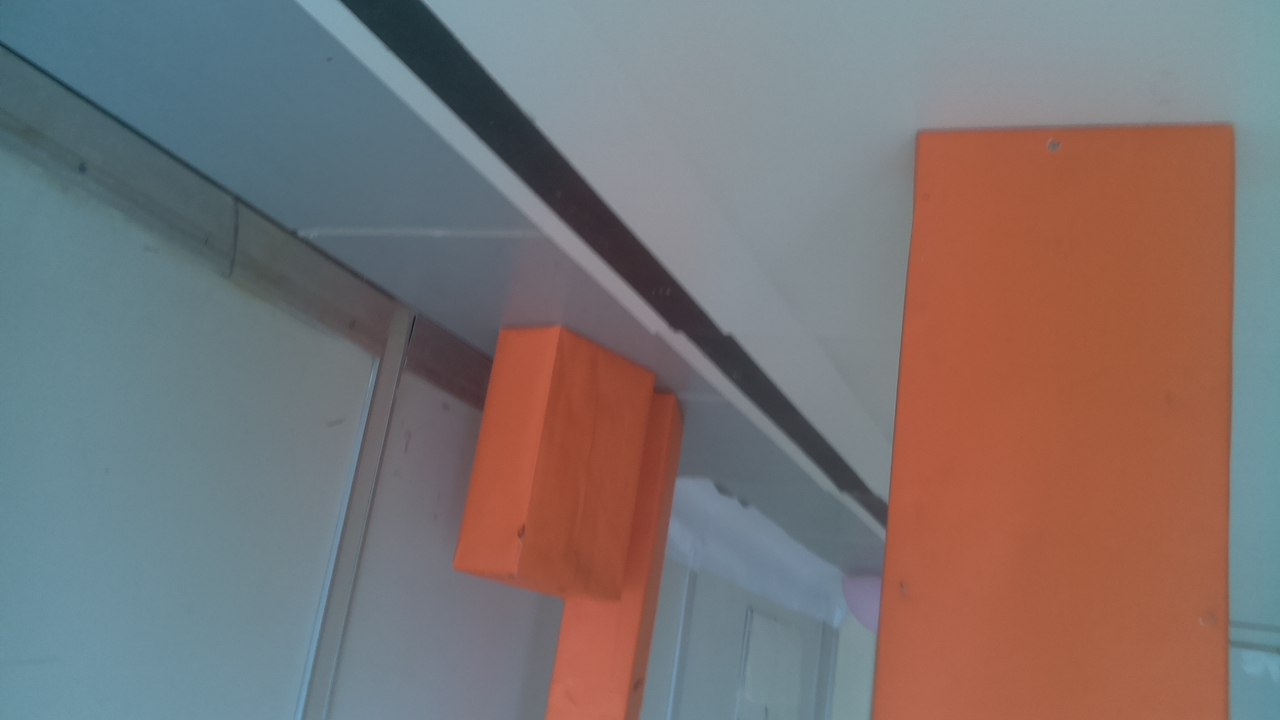
#> input picture 2021/tests/fotos_main/imagem_main4.jpg, 1280 x 720 px, found by its file name
$ python teste_alinhamento.py
#> lines starting #> are read from the running program, lines starting #| are printed output that depends on the picture; after the words box and inside, x2 and y2 are one past the last pixel; in counts of white or black regions, pixels touching at a corner belong together
### 2021/visao.py
import cv2
import numpy as np
import math
from constantes import *
#import classes


""" Classe relacionada a imagem obtida pela camera. Ao ser chamada, inverte a imagem e salva constantes relacionadas a imagem, como altura, largura e centro.
 Possui o metodo mask, que retorna a mascara da imagem, passando o arquivo onde esta salvo os ranges da cor."""
class Classe_imagem():
    def __init__(self, path):
        #print("Entrando no _init_ do Classe_imagem()")
#> called with path = './tests/fotos_main/imagem_main4.jpg'
        img = cv2.imread(path)
#> img is the input picture: shape (720, 1280, 3); mean B, G, R 114.1, 115.1, 124
        #img = np.array(img)

        img = cv2.rotate(img, cv2.ROTATE_180)
        #cv2.imwrite("/home/pi/Pictures/imagem_girada.jpg", img)

        img.astype(np.uint8)

        (self.altura, self.largura) = img.shape[:2]
        self.centro = ( (self.largura)/2, (self.altura)/2 )

        # [7 lines of commented-out code are left out]
        self.img = img
        #self.topo_da_pista = int(0.0*self.altura) #coordenada y do topo da pista
        self.topo_da_pista = 0
        self.meio_da_pista = 0 # coordenada x do meio da pista
        self.largura_pista = 0 # largura do final da pista na imagem
        self.mult_largura_pista = 0.7 #ate quanto da metade da largura da pista ainda eh atravessavel pelo robo
        #print("Saindo do _init_ do Classe_imagem()")

    def mask(self, ranges_file_path):
#> called with ranges_file_path = 'ranges_preto.txt'
        hsv = cv2.cvtColor(self.img, cv2.COLOR_BGR2HSV) # converte a cor para hsv
        with open(ranges_file_path, "r") as f:
#> (reads 2021/ranges_preto.txt from the repository)
            lines = f.readlines()
            range = lines[0].split(",")
            lower = np.array([int(range[0]),int(range[1]),int(range[2])])  #range de cores em hsv para reconhecer as bordas
            upper = np.array([int(range[3]),int(range[4]),int(range[5])])
        mask = cv2.inRange(hsv, lower, upper)
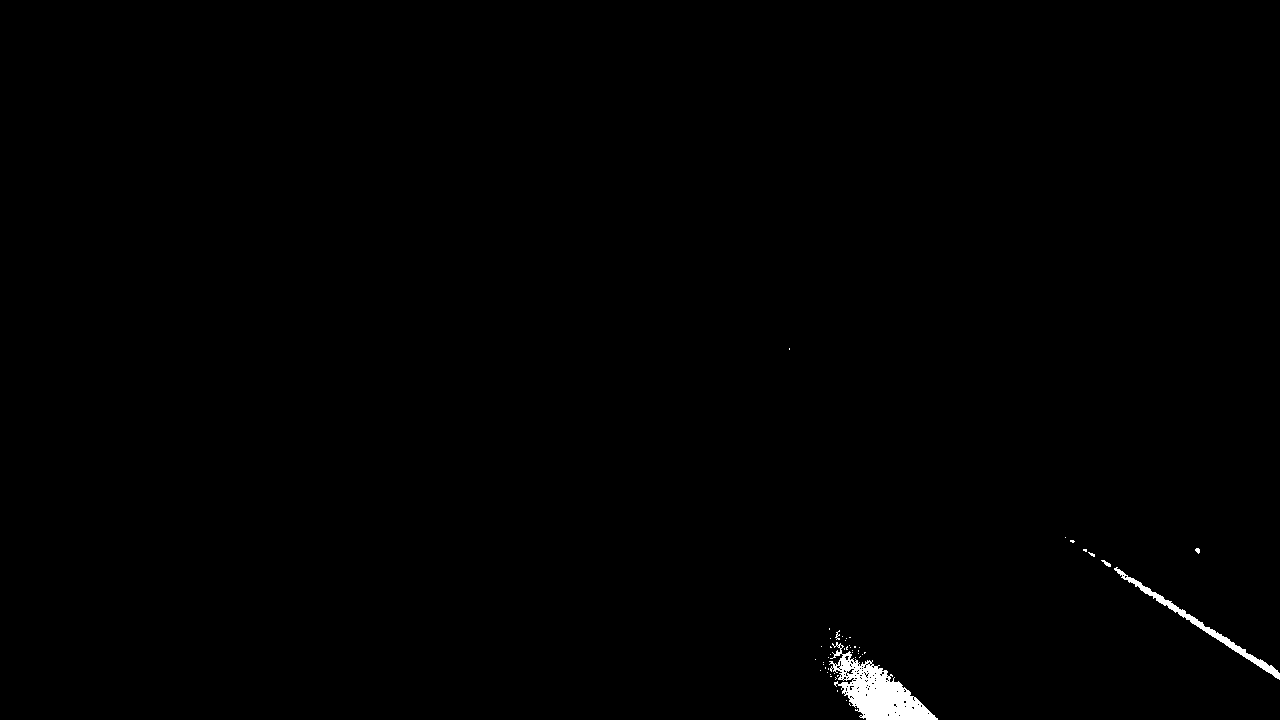
#> mask: shape (720, 1280); 0.53% white; 49 white regions (44 under 20 px), largest, box (x1, y1, x2, y2) and area: (829, 642, 938, 720) 3509, (1114, 567, 1280, 680) 1153, (1101, 560, 1111, 567) 32, (835, 630, 840, 640) 22, (1195, 548, 1200, 554) 21
        kernel = np.ones((5,5), np.uint8)
        mask = cv2.morphologyEx(mask, cv2.MORPH_CLOSE, kernel, iterations=1)
        mask = cv2.morphologyEx(mask, cv2.MORPH_OPEN, kernel, iterations=1)
        return mask

'''tira o coeficiente angular ( delta y / delta x) a partir de uma lista de coordenadas x1 y1 x2 y2. utilizada em funcoes
dessa biblioteca: '''
def coef_angular(lista):
    if len(lista) != 0:
        if lista[X2] != lista[X1]: return float(float(lista[Y2]-lista[Y1]) / float(lista[X2]-lista[X1]))
        else: return 999.9
    else: return 999.9


'''tira o coeficiente linear ( y1 - coef_angular *x1 = coef_linear) a partir de uma lista de coordenadas x1 y1 x2 y2.
utilizada em funcoes dessa biblioteca: '''
def coef_linear(lista):
    if len(lista) != 0:
        return float(float(lista[Y1]) - float(lista[X1])*coef_angular(lista))
    else:   return 0
# Essa funcao deve devolver o ponto medio ( (x,y) ) da borda inferior do obstaculo mais proximo


""" recebe a mascara do branco e o objeto_imagem e procura o contorno fechado de maior area (pista). salva o y da pista como topo_da_pista e o x + largura/2
 como o meio_da_pista no objeto_imagem"""
# [29 lines left out: function reconhecer_pista, not called in this run]


""" recebe duas retas no formato [x1, y1, x2, y2] e retora o ponto de interseccao x, y """
def interscetion(r1, r2):
    ml = coef_angular(r1)
    mr = coef_angular(r2)
    nl = coef_linear(r1)
    nr = coef_linear(r2)

    x = (nr-nl)/(ml-mr)
    y = mr*x+nr
    #IMG = cv2.circle(IMG, (int(x),int(y)), radius=10, color=(0, 255, 255), thickness=-1)
    return int(x), int(y)


''' identifica a borda laranja mais baixa e traca o ponto medio dela, retornando-o. Usada na decisao desvio'''
# [77 lines left out: function ponto_medio_borda_inferior, not called in this run]


'''Recebe apenas a imagem. Retorna o x1 y1 x2 y2 das bordas laterais e uma variavel auxiliar que inidica se
foram encontrada, duas retas, zero retas ou uma reta ( e qual eh ela). Versao do fernandes que utiliza uma mascara branca
e uma area branca nao tao grande para tentar pegar a parte mais externa das bordas pretas, alem de filtrar as muito
deitadas ou muito verticais. Usada na alinhamento_pista e na decisao_desvio'''
# [65 lines left out: function bordas_laterais_v1, not called in this run]


""" adaptacao da bordas_laterais_v1 que adiciona 3 restricoes para encontrar as retas. A primeira eh a RANGE_INCLINACAO, que seleciona um coeficiente angular minimo
 e maximo para considerar como borda. A segunda eh o topo_da_pista, que seleciona apenas as retas que estao abaixo do topo da pista para evitar ruidos. A terceira
  eh o meio_da_pista que divide as retas da borda da esquerda e da borda da direita."""
def bordas_laterais_v2(objeto_imagem):
    mask = objeto_imagem.mask("ranges_preto.txt")
   # reconhecer_pista(mask, objeto_imagem)
    img = objeto_imagem.img
    edges = cv2.Canny(mask, 50, 150, apertureSize=3)
    cv2.imwrite("./tests/mask.png", mask)

    lines = cv2.HoughLinesP(edges, 1, np.pi/180, threshold=40, minLineLength=10, maxLineGap=50)
#> lines = [[1128, 581, 1278, 678], [1139, 581, 1275, 669], [878, 664, 933, 714], [1131, 577, 1256, 658]]
  #  lines = cv2.HoughLinesP(mask, 1, np.pi/180, threshold=100, minLineLength=10, maxLineGap=20)
    left_lines = []
    right_lines =[]
   # todas_as_linhas = IMG
    if lines is not None:
        for line in lines:
            line = line.reshape(4)
            x1,y1,x2,y2 = line
            img = cv2.line(img, (x1,y1), (x2,y2), (0,127,255), 2)

            desvio_maximo = np.pi/180*RANGE_INCLINACAO
            # [5 lines of commented-out code are left out]
            if y1>objeto_imagem.topo_da_pista or y2>objeto_imagem.topo_da_pista:
                if math.atan(1)-desvio_maximo/2 < math.atan(coef_angular(line)) < math.atan(1)+desvio_maximo/2:
                    right_lines.append([x1,y1,x2,y2])
                #    print("angulo : ", 180/np.pi*math.atan(coef_angular(line)))
                  #  print([x1, y1, x2, y2])
                    cv2.line(objeto_imagem.img, (x1,y1), (x2,y2), (0,255,0), 2)
                if math.atan(-1)-desvio_maximo/2 < math.atan(coef_angular(line)) < math.atan(-1)+desvio_maximo/2:
                    left_lines.append([x1,y1,x2,y2])
                    cv2.line(objeto_imagem.img, (x1,y1), (x2,y2), (0,127,0), 2)
#> this loop made 4 passes
#> pass 1, in bordas_laterais_v2, `img = cv2.line(img, (x1,y1), (x2,y2), (0,127,255), 2)`:
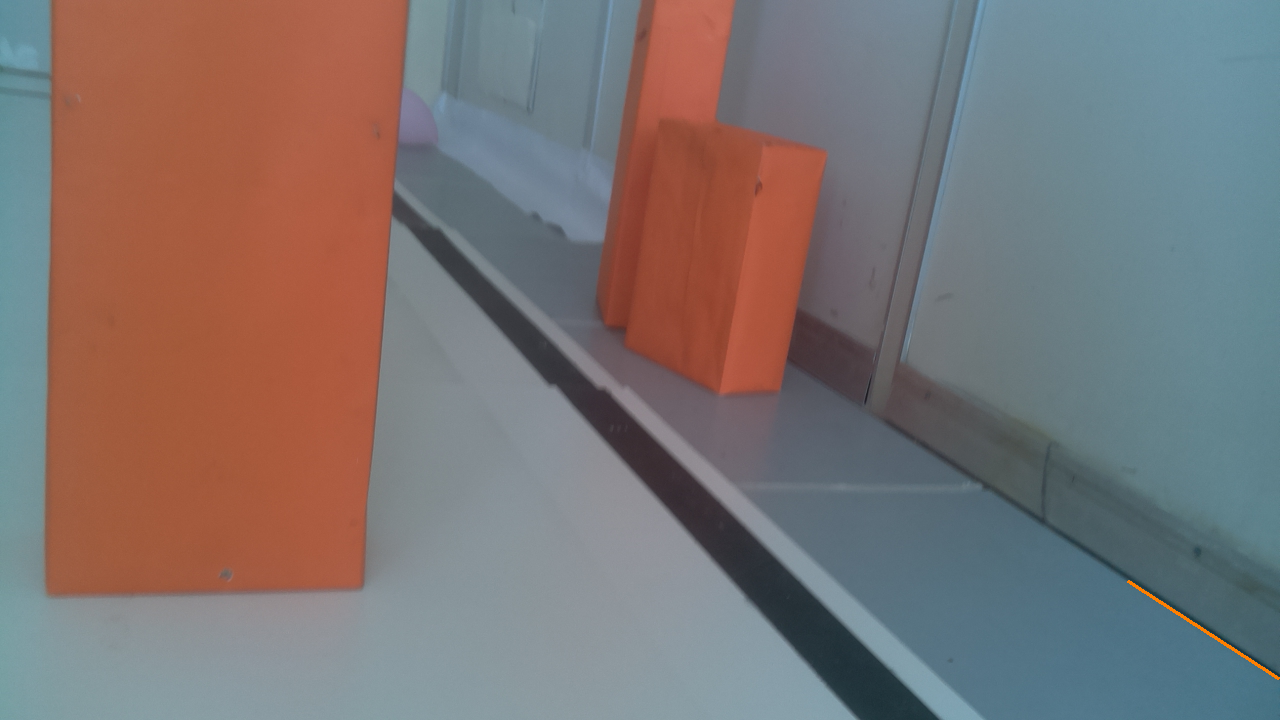
#> img: shape (720, 1280, 3); mean B, G, R 114, 115.1, 124.1
#> after the loop:
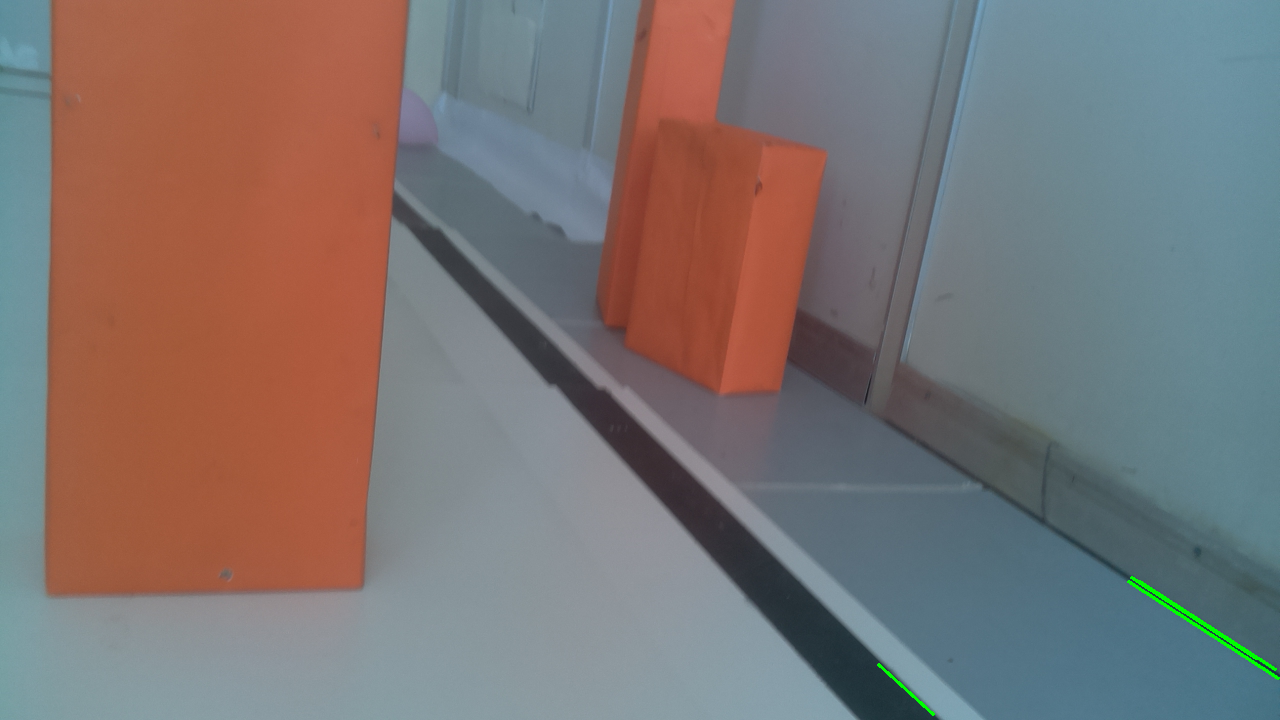
#> img: shape (720, 1280, 3); mean B, G, R 114, 115.4, 123.9
#> after the loop, left_lines = []; right_lines has the same summary as lines
    else: return [],[],NAO_HA_RETA
   # cv2.imwrite("todas_as_linhas.png", todas_as_linhas)

    ha_reta_na_direita = False
#> ha_reta_na_direita = False
    if(len(right_lines) != 0):
        ha_reta_na_direita = True
        vertical_direita = [objeto_imagem.largura,0,objeto_imagem.largura,objeto_imagem.altura]
        y_max = 0
        right = right_lines[0]
#> right = [1128, 581, 1278, 678]
        for line in right_lines:
            _,y = interscetion(line, vertical_direita)
            if y > y_max:
                y_max = y
                right = line
#> this loop made 4 passes
#> (ml in interscetion, nl in interscetion, x in interscetion, y, y_max, right) on passes 1, 3: (0.647, -148.4, 1280.7, 679, 679, [1128, 581, 1278, 678]), (0.909, -134.2, 1281, 1030, 1030, [878, 664, 933, 714])
#> after the loop, y_max = 1030
        [x1, y1, x2, y2] = right
#> x1 = 878; y1 = 664; x2 = 933; y2 = 714
        cv2.line(objeto_imagem.img, (x1,y1), (x2,y2), (0,0,255), 2)

    ha_reta_na_esquerda = False
    if(len(left_lines) != 0):
        ha_reta_na_esquerda = True
        vertical_esquerda = [0,0,0,objeto_imagem.altura]
        y_max = 0
        left = left_lines[0]
        for line in left_lines:
            _,y = interscetion(line, vertical_esquerda)
            if y > y_max:
                y_max = y
                left = line
        [x1, y1, x2, y2] = left
        cv2.line(objeto_imagem.img, (x1,y1), (x2,y2), (0,0,255), 2)

    cv2.imwrite("./tests/bordas_laterais.jpg", objeto_imagem.img)
    if ha_reta_na_direita == False and ha_reta_na_esquerda == False:
        return [],[],NAO_HA_RETA
    if ha_reta_na_direita == True and ha_reta_na_esquerda == True:
        return left, right, HA_DUAS_RETAS
    if ha_reta_na_direita == False and ha_reta_na_esquerda == True:
        return left, [], SO_ESQUERDA
    if ha_reta_na_direita == True and ha_reta_na_esquerda == False:
        return [], right, SO_DIREITA


#dado uma imagem e um valor de comparacao, verificar se a reta mais proxima esta dentro do limite ou nao
# [69 lines left out: function checar_proximidade, not called in this run]

### 2021/funcoes.py
#import pickle
import time
import numpy as np
import cv2
from visao import *
#from classes import Classe_camera
from constantes import *


global ANG_GIRADO
global DIST_MIN_OBST_ATUAL


# [72 lines left out: functions quando_parar_de_girar_quantizado, quando_parar_de_realinhar_quantizado, not called in this run]


'''Utiliza somente a velocidade e a variavel global angular definida pela funcao quando parar de girar'''
# [15 lines left out: function quando_parar_de_andar_visaocomp_quantizado, not called in this run]

'''Gira o robo ate haver uma variacao brusca de distancia, quando eh suposto nao haver mais obstaculo na direcao, acrescido
de uma margem de segurnca dependente da altura do robo. Usada em Loop Obstaculo'''

# [59 lines left out: functions quando_parar_de_girar, quando_parar_de_realinhar, not called in this run]
'''
Funcao que seria usada no loop de obstaculo se conseguissemos usar o giroscopio.'''
# [12 lines left out: function quando_parar_de_andar_giroscopio, not called in this run]


'''Utiliza somente a velocidade e a variavel global angular definida pela funcao quando parar de girar'''
# [10 lines left out: function quando_parar_de_andar_visaocomp, not called in this run]


# No momento nao utilizada em funcao de poder ser feita apenas com whiles dentro do loop
"""def quando_parar_de_alinhar(tolerancia_centro, tolerancia_para_frente):
    camera = Classe_camera()
    while (checar_alinhamento_pista_v1(camera, tolerancia_centro, tolerancia_para_frente) != ANDAR):
        continue

    return PARAR"""


'''Decide para onde virar quando encontra um obstaculo. Recebe somente a camera. Usado apenas no loop de obstaculo.'''
# [113 lines left out: function decisao_desvio, not called in this run]

casos_dic = ["NAO_HA_RETA", "HA_DUAS_RETAS", "SO_ESQUERDA", "SO_DIREITA"]

'''Recebe o sensor camera, uma tolerancia em relacao ao centro da imagem, e uma tolerancia em relacao ao quanto eh possivel
andar sem encontrar uma borda lateral para retornar uma direcao de giro ou entao andar em frente a partir das bordas.
Usada em todos os loops'''
def checar_alinhamento_pista_v1(camera, tolerancia_central, tolerancia_para_frente):
    path = camera.Take_photo()
    objeto_imagem = Classe_imagem(path)
    #reta_esquerda, reta_direita, caso = bordas_laterais_v2(objeto_imagem)
    reta_esquerda, reta_direita, caso = bordas_laterais_v2(objeto_imagem)
#> reta_esquerda = []; reta_direita = [878, 664, 933, 714]; caso = 3
    largura, altura = objeto_imagem.largura, objeto_imagem.altura

    print("Estamos no seguinte caso:", casos_dic[caso])
#| Estamos no seguinte caso: SO_DIREITA
    if(caso == HA_DUAS_RETAS):
        x_intersecao = (coef_linear(reta_direita)-coef_linear(reta_esquerda))/(coef_angular(reta_esquerda)-coef_angular(reta_direita))
        '''cv2.circle(img, (int(x_intersecao) , int(coef_angular(reta_direita)*x_intersecao+coef_linear(reta_direita))) , 10,(100,100) , -1)
        cv2.line(img, (reta_direita[X1], reta_direita[Y1]), (reta_direita[X2], reta_direita[Y2]), (0,0,255), 2)
        cv2.line(img, (reta_esquerda[X1], reta_esquerda[Y1]), (reta_esquerda[X2], reta_esquerda[Y2]), (0,0,255), 2)
        cv2.imshow("na main as DUAS e o PONTO", img)
        cv2.waitKey(0)'''
        proximidade_do_meio = abs((x_intersecao - (largura/2))*100/largura)
        print(proximidade_do_meio)
        if(proximidade_do_meio < tolerancia_central):
            print("ANDAR")
            return(ANDAR)
        elif x_intersecao < (largura/2):
            print("GIRAR_ESQUERDA")
            return(GIRAR_ESQUERDA)
        else:
            print("GIRAR_DIREITA")
            return(GIRAR_DIREITA)

    elif(caso == SO_DIREITA):

        #cv2.circle(img, (largura//2 , altura) , 50,(100,100) , -1)
        projecao_na_reta = coef_angular(reta_direita)*(largura/2) + coef_linear(reta_direita)
#> projecao_na_reta = 447.6
        '''cv2.line(img, (reta_direita[X1], reta_direita[Y1]), (reta_direita[X2], reta_direita[Y2]), (0,0,255), 2)
        cv2.circle(img, (largura//2 , int(projecao_na_reta)) , 10,(100,100) , -1)
        cv2.imshow("so direita", img)
        cv2.waitKey(0)'''
        if ((altura-projecao_na_reta)*100 / altura) > tolerancia_para_frente:
            print("ANDAR")
            return(ANDAR)
        else:
            print("GIRAR_ESQUERDA")
            return(GIRAR_ESQUERDA)

    elif(caso == SO_ESQUERDA):
        #cv2.circle(img, (largura//2 , altura) , 50,(100,100) , -1)
        projecao_na_reta = coef_angular(reta_esquerda)*(largura/2) + coef_linear(reta_esquerda)
        '''cv2.line(img, (reta_esquerda[X1], reta_esquerda[Y1]), (reta_esquerda[X2], reta_esquerda[Y2]), (0,0,255), 2)
        cv2.circle(img, (largura//2 , int(projecao_na_reta)) , 10,(100,100) , -1)
        cv2.imshow("so esquerda", img)
        cv2.waitKey(0)'''
        if ((altura-projecao_na_reta)*100 / altura) > tolerancia_para_frente:
            print("ANDAR")
            return(ANDAR)
        else:
            print("GIRAR_DIREITA")
            return(GIRAR_DIREITA)

    else:
        print("nenhuma reta encontrada, andando em frente")
        return(ANDAR)

'''
    Funcao que retorna ANDAR, caso o robo esteja alinhado com a pista, e GIRAR_ESQUERDA ou GIRAR_DIREITA, caso contrario.
    Recebe objeto relativo a Classe_camera(), tira a foto e obtem dela as bordas laterais.
    Em seuida analisa-se os casos:
    NAO_HA_RETA - Acontecera quando o robo estiver muito proximo da linha de chegada, entao retorna ANDAR.
    SO_DIREITA ou SO_ESQUERDA - Calcula-se a interseccao (x, y) da borda com o topo_da_pista. Se a borda nao cortar o meio da imagem
    e (x - largura)//2  for maior que min_largura, que calculado eh usando a geometria da imagem, entao a direcao esta certa. Senao,
    retornara para girar.
    HA_DUAS_RETAS - Neste caso, calcula-se a interseccao das duas bordas com o topo da pista. Se o meio da imagem estiver entre os 2 pontos
    e numa folga relativa a largura do robo, entao o robo esta na direcao certa. Senao, retornara para girar.
'''
# [61 lines left out: function checar_alinhamento_pista_v2, not called in this run]

### 2021/tests/teste_alinhamento.py
import funcoes


ANDAR = "0"
GIRAR_ESQUERDA = "1"
GIRAR_DIREITA = "2"
PARAR = "3"
SUBIR = "4"
DESCER = "5"

tolerancia_central = 15
tolerancia_para_frente = 60

class Classe_camera():
    def __init__(self):
        self.path_atual = "./tests/fotos_main/imagem_main4.jpg"

    def Take_photo(self):
        return self.path_atual

class Classe_estado:
    def __init__(self):
        self.atual = PARAR
        self.Trocar_estado(PARAR)

    def Obter_estado_atual(self):
        return self.atual

    def __str__(self):          #string associada ao objeto de "Classe_estado". Sera mostrada ao printar um objeto desse tipo
        name = {    ANDAR : "ANDAR",
                    GIRAR_ESQUERDA : "GIRAR PARA A ESQUERDA",                      #Dicionario que associa o indice do estado ao nome
                    GIRAR_DIREITA : "GIRAR PARA A DIREITA",
                    PARAR : "PARAR",
                    SUBIR : "SUBIR",
                    DESCER : "DESCER"
                }
        need = {
            ANDAR : "NAO ha necessidade de correcao",   #Dicionario que associa o indice do estado a necessidade de correcao
            GIRAR_ESQUERDA : "Deve estar girando para esquerda",
            GIRAR_DIREITA : "Deve estar girando para direita",
            PARAR : "Deve estar parado",
            SUBIR : "Deve estar subindo o degrau",
            DESCER : "Deve estar descendo o degrau"
                }
        atual = self.Obter_estado_atual()
        return "Estado atual: " + name[atual] + ".\nindice: " + str(atual) + ".\nCorrecao: " + need[atual] + ".\n\n"

    def Trocar_estado(self, state):
        self.atual = state
        print(self.__str__())


def main():
    camera = Classe_camera()
    estado = Classe_estado()
    estado.Trocar_estado(funcoes.checar_alinhamento_pista_v1(camera, tolerancia_central, tolerancia_para_frente))
    #estado.Trocar_estado(funcoes.checar_alinhamento_pista_v2(camera))

if __name__ == "__main__": main()
